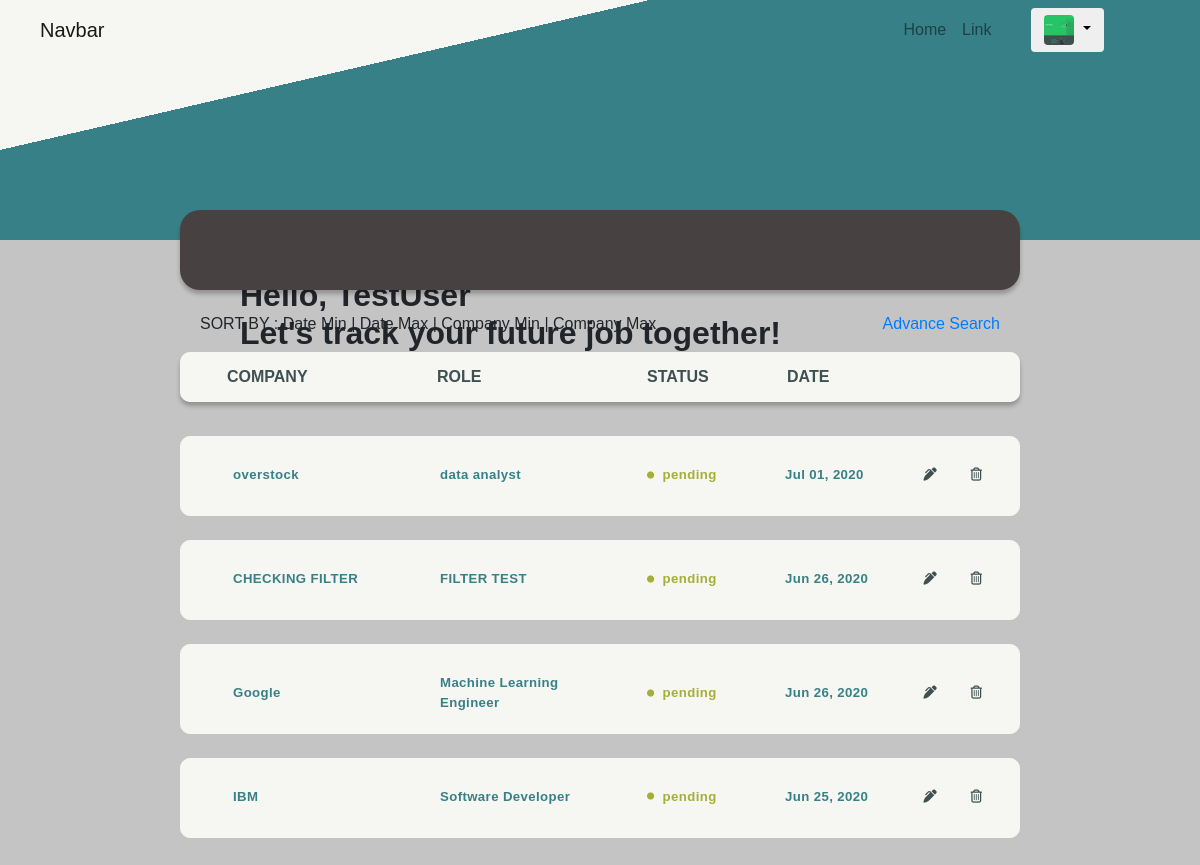
The page / (signed in) on the database as committed earlier.
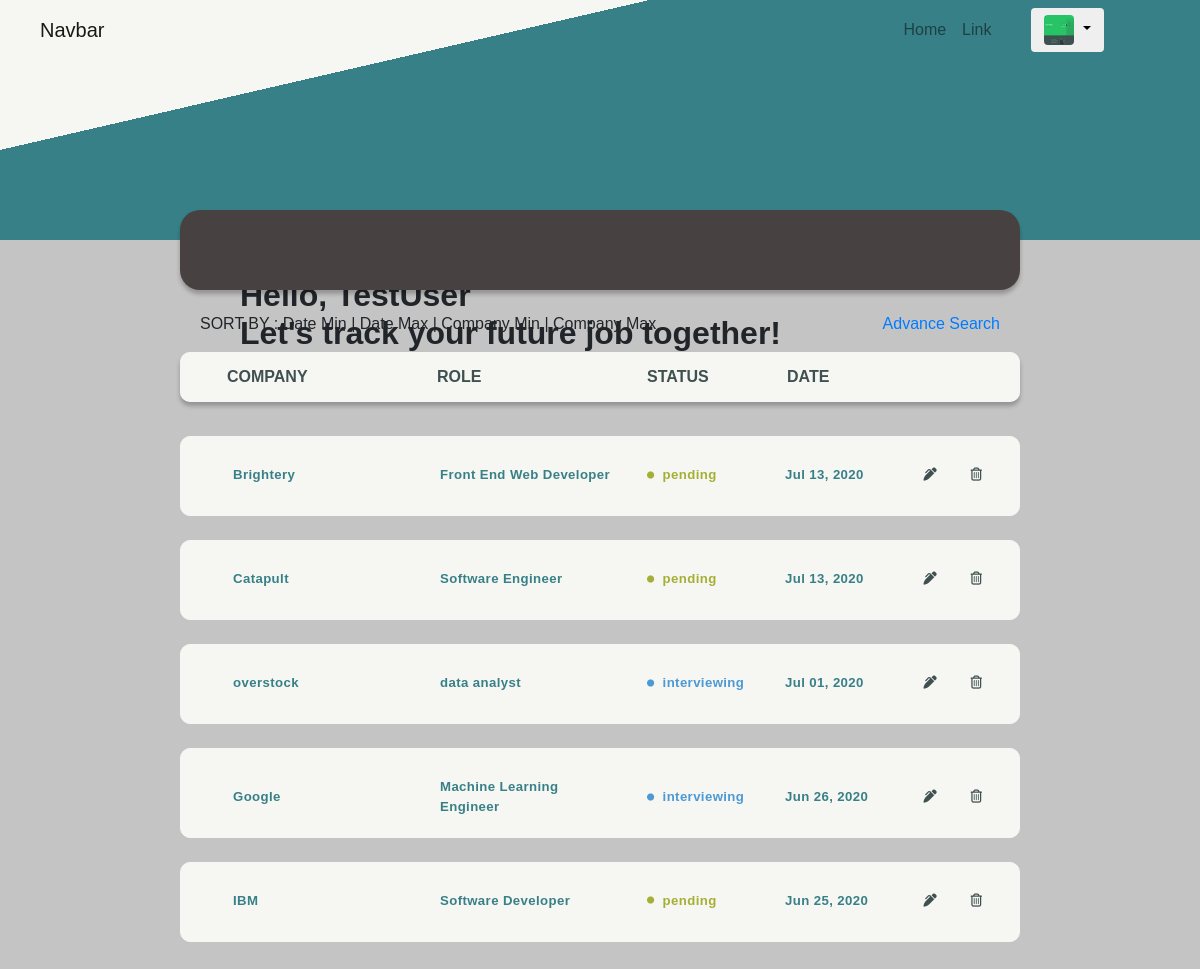
The same page on the database as committed later.
### sourceCode/models.py (models this page shows, shortened)
class Post(models.Model):
    company = models.TextField()
    role = models.TextField()
    date_applied = models.DateTimeField(default=timezone.now)
    status = models.CharField(max_length=20, choices=STATUS_CHOICES, default='', verbose_name="status", null=True, blank=True)
    author = models.ForeignKey(User, on_delete=models.CASCADE)

### sourceCode/views.py (the view)
# urls.py: 2. Add a URL to urlpatterns:  path('', views.home, name='home')
@login_required
def home(request):
    current_user = User.objects.filter(username=request.user)
    qs = Post.objects.filter(author=current_user[0], status__in=['pending', 'interviewing']).order_by('-date_applied')
    company_or_role_query = request.GET.get('company_or_role_contains')
    date_ascending = request.GET.get('date-asc')
    date_descending = request.GET.get('date-desc')
    company_ascending = request.GET.get('company-asc')
    company_descending = request.GET.get('company-desc')
    role_ascending = request.GET.get('role-asc')
    role_descending = request.GET.get('role-desc')
    if is_vaild_queryparam(company_or_role_query):
        qs = qs.filter(Q(company__icontains = company_or_role_query)
                    | Q(role__icontains = company_or_role_query)
                    ).distinct()
    if is_vaild_queryparam(date_ascending):
        qs = qs.order_by(date_ascending)
    if is_vaild_queryparam(company_descending):
        qs = qs.order_by(company_descending)
    if is_vaild_queryparam(company_ascending):
        qs = qs.order_by(company_ascending)
    if is_vaild_queryparam(role_descending):
        qs = qs.order_by(role_descending)
    if is_vaild_queryparam(role_ascending):
        qs = qs.order_by(role_ascending)
    if is_vaild_queryparam(role_descending):
        qs = qs.order_by(role_descending)
    context = {
        'appliedJobs' : qs
    }
    return render(request, 'sourceCode/home.html', context)

### sourceCode/views.py (called while the page is built)
def is_vaild_queryparam(param):
    return param != '' and param is not None

### sourceCode/templates/sourceCode/home.html (shortened to what this page needs)
  {% extends "sourceCode/base.html" %}
  {% block content %}
    <div class="intro-section">
      <h4>Hello, {{user.username}} <br/>
          Let's track your future job together!</h4>
    </div>
    <div class="search-container">
      <div id="expand">
      </div>
    </div>
    <div class="outer-sortasearch-container">
      <div class="sort-asearch-container">
        <div class="sort-section">
          <p>SORT BY<span> : Date Min  |  Date Max  |
            Company Min  |  Company Max</span> </p>
        </div>
        <div class="asearch-section">
          <a class="asearch-link"
            href="{% url 'jobTrack-advancesearch' %}">
            Advance Search
          </a>
        </div>
      </div>
    </div>
  {% if appliedJobs|length <= 0 %}
  <div class="d-flex flex-column align-items-center justify-content-center default-text-home">
          <h2>NO TRACKER AVAILABLE. </h2>
      <h3>CLICK “ADD JOB ” TO TRACK JOBS</h3>
      <a href="{% url 'post-create'%}"> ADD JOB</a>
  </div>
  {% else %}
  <div class="outer-fields">
    <div id="secondouter-fields">
      <div class="fields-container container-fluid" id="fields-container">
        <div class="row">
          <div class="col-3 company d-flex align-items-center">
            Company
          </div>
          <div class="col-3 role d-flex align-items-center">
            Role
          </div>
          <div class="col-2 status d-flex align-items-center ">
            Status
          </div>
          <div class="col date d-flex align-items-center">
            Date
          </div>
          <div class="col empty d-flex align-items-center">
          </div>
        </div>
      </div>
    </div>
  </div>
  <div class="tracker-container d-flex flex-column align-items-center">
  {% for job in appliedJobs %}
  <div class="card">
    <div class="card-body container-fluid">
      <div class="row mt-2">
        <div class="col-3 company-card d-flex align-items-center">
          {{ job.company }}
        </div>
        <div class="col-3 role-card d-flex align-items-center">
          {{ job.role }}
        </div>
        <div class="col-2 status-card d-flex align-items-center"
          {% if job.status == 'pending' %}
            style="color:#A5AF35;"
          {% elif job.status == 'success'%}
            style="color:#00AF66;"
          {% elif job.status == 'interviewing'%}
            style="color:#4C99D4;"
          {% elif job.status == 'not-selected'%}
            style="color:#AB1500;"
          {% endif %}
        >
          <i class="fa fa-circle"></i>{{ job.status }}
        </div>
        <div class="col date-card d-flex align-items-center">
          {{ job.date_applied|date:"M d, Y" }}
        </div>
        <div class="col icon-card d-flex justify-content-around
        align-items-center">
          <a href="{% url 'post-update' job.id %}" title="update">
            <i class='fas fa-pen-alt update-icon'></i>
          </a>
          <a href="{% url 'post-delete' job.id %}" title="delete">
            <i class='far fa-trash-alt delete-icon'></i>
          </a>
        </div>
      </div>
    </div>
  </div>
{% endfor %}
  </div>
  {% endif %}
    {% endblock content %}

Rows that differ between the two databases and show on the page:
no longer on this page (row edited): Post: company "CHECKING FILTER", role "FILTER TEST", status "pending", date_applied "Jun 26, 2020"
added Post: company "Brightery", role "Front End Web Developer", status "pending", date_applied "Jul 13, 2020"
added Post: company "Catapult", role "Software Engineer", status "pending", date_applied "Jul 13, 2020"
changed Post "overstock": status "pending" → "interviewing"
changed Post "Google": status "pending" → "interviewing"
